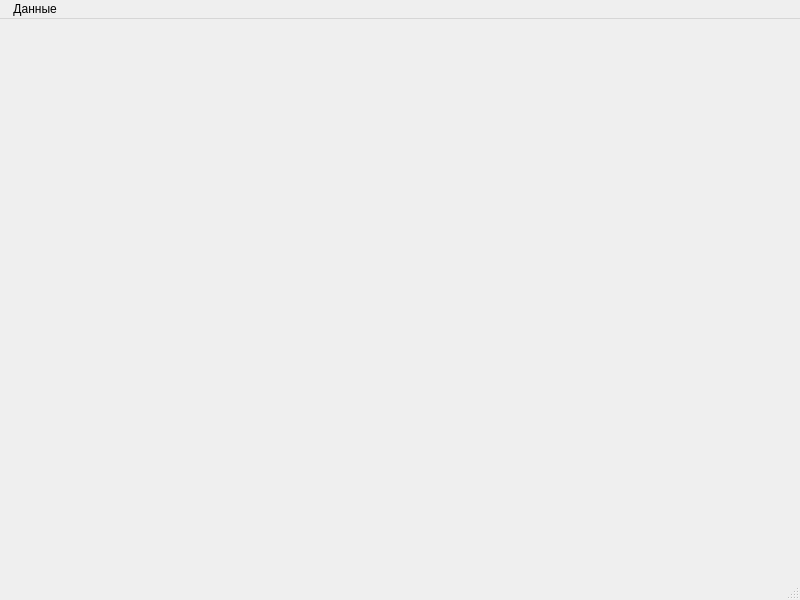
<?xml version="1.0" encoding="UTF-8"?>
<ui version="4.0">
 <class>GraphMainWindow</class>
 <widget class="QMainWindow" name="GraphMainWindow">
  <property name="geometry">
   <rect>
    <x>0</x>
    <y>0</y>
    <width>800</width>
    <height>600</height>
   </rect>
  </property>
  <property name="windowTitle">
   <string>MainWindow</string>
  </property>
  <widget class="QWidget" name="centralwidget">
   <layout class="QGridLayout" name="gridLayout">
    <item row="0" column="0">
     <widget class="QCustomPlot" name="customPlot" native="true"/>
    </item>
   </layout>
  </widget>
  <widget class="QMenuBar" name="menubar">
   <property name="geometry">
    <rect>
     <x>0</x>
     <y>0</y>
     <width>800</width>
     <height>22</height>
    </rect>
   </property>
   <widget class="QMenu" name="menuFile">
    <property name="title">
     <string> Данные</string>
    </property>
    <addaction name="actionSaveJSON"/>
    <addaction name="actionSaveCSV"/>
    <addaction name="actionSaveImage"/>
    <addaction name="actionRemoveJSON"/>
   </widget>
   <addaction name="menuFile"/>
  </widget>
  <widget class="QStatusBar" name="statusbar"/>
  <action name="actionSaveJSON">
   <property name="text">
    <string>Сохранить JSON</string>
   </property>
  </action>
  <action name="actionSaveCSV">
   <property name="text">
    <string>Сохранить в CSV</string>
   </property>
  </action>
  <action name="actionSaveImage">
   <property name="text">
    <string>Сохранить изображение</string>
   </property>
  </action>
  <action name="actionRemoveJSON">
   <property name="text">
    <string>Удалить JSON</string>
   </property>
  </action>
 </widget>
 <customwidgets>
  <customwidget>
   <class>QCustomPlot</class>
   <extends>QWidget</extends>
   <header>qcustomplot.h</header>
   <container>1</container>
  </customwidget>
 </customwidgets>
 <resources/>
 <connections/>
</ui>
